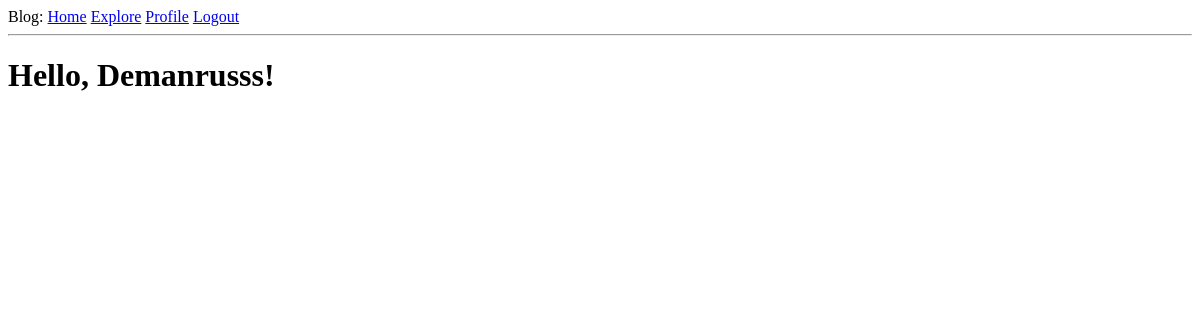
The page /explore (signed in) on the database as committed earlier.
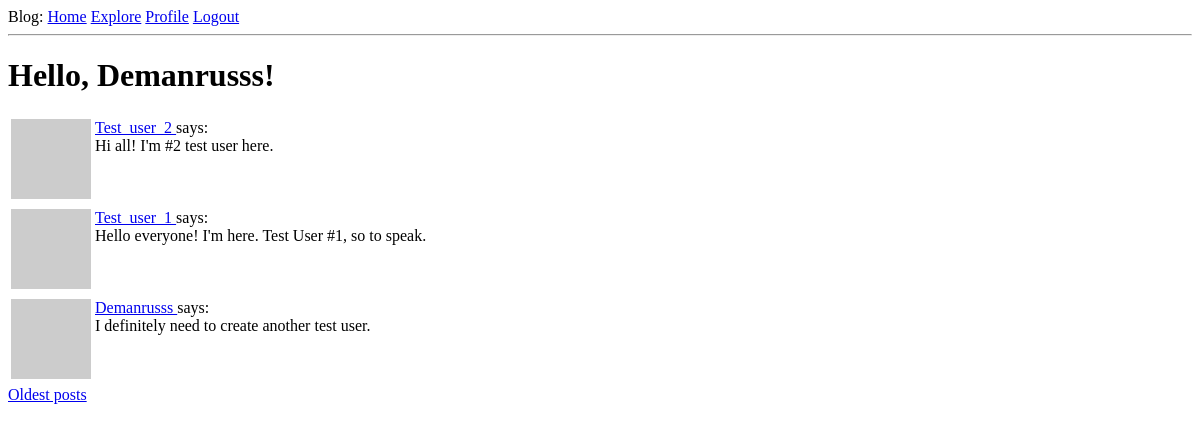
The same page on the database as committed later.
### app/models.py (models this page shows, shortened)
class User(UserMixin, db.Model):
    id = db.Column(db.Integer, primary_key = True)
    username = db.Column(db.String(64), index = True, unique = True)
    email = db.Column(db.String(120), index = True, unique = True)
    password_hash = db.Column(db.String(128))
    posts = db.relationship('Post', backref = 'author', lazy = 'dynamic')
    about_me = db.Column(db.String(140))
    last_seen = db.Column(db.DateTime, default = datetime.utcnow)
    followed = db.relationship('User',
                               secondary = followers,
                               primaryjoin = (followers.c.follower_id == id),
                               secondaryjoin = (followers.c.followed_id == id),
                               backref = db.backref('followers', lazy = 'dynamic'),
                               lazy = 'dynamic')
    def avatar(self, size):
        digest = md5(self.email.lower().encode('utf-8')).hexdigest()
        return 'https://www.gravatar.com/avatar/{}?d=robohash&s={}'.format(digest, size)

class Post(db.Model):
    id = db.Column(db.Integer, primary_key = True)
    body = db.Column(db.String(140))
    timestamp = db.Column(db.DateTime, index = True, default = datetime.utcnow)
    user_id = db.Column(db.Integer, db.ForeignKey('user.id'))

### app/routes.py (the view)
@app.route('/explore')
@login_required
def explore():
    page = request.args.get('page', 1, type = int)
    posts = Post.query.order_by(Post.timestamp.desc())\
        .paginate(page = page, per_page = app.config['POSTS_PER_PAGE'], error_out = False)
    next_page = url_for('explore', page = posts.next_num) if posts.has_next else None
    prev_page = url_for('explore', page = posts.prev_num) if posts.has_prev else None
    return render_template('index.html', title = 'Explore',
                           posts = posts.items,
                           next_page = next_page, prev_page = prev_page)

### app/models.py (called while the page is built)
@login.user_loader
def load_user(id):
    return User.query.get(int(id))

### app/routes.py (called while the page is built)
@app.before_request
def before_request():
    if current_user.is_authenticated:
        current_user.last_seen = datetime.utcnow()
        db.session.commit()

### app/templates/index.html (shortened to what this page needs)
{% extends "_layout.html" %}
{% block content %}
    <h1>Hello, {{ current_user.username }}!</h1>
    {% for post in posts %}
        {% include '_post.html' %}
    {% endfor %}
    {% if next_page %}
    <a href="{{ next_page }}">Oldest posts</a>
    {% endif %}
{% endblock %}

### app/templates/_layout.html (shortened to what this page needs)
<!DOCTYPE html>
<html lang="en" xmlns="http://www.w3.org/1999/xhtml">
<head>
</head>
<body>
    <div>
        Blog:
        <a href="{{ url_for('index') }}">Home</a>
        <a href="{{ url_for('explore') }}">Explore</a>
        {% if current_user.is_anonymous %}
        <a href="{{ url_for('login') }}">Login</a>
        {% else %}
        <a href="{{ url_for('user', username = current_user.username) }}">Profile</a>
        <a href="{{ url_for('logout') }}">Logout</a>
        {% endif %}
    </div>
    <hr>
    {% block content %}
    {% endblock %}
</body>
</html>

### app/templates/_post.html
<table>
    <tr valign="top">
        <td><img src="{{ post.author.avatar(32) }}"></td>
        <td>
            <a href="{{ url_for('user', username = post.author.username) }}">
                {{ post.author.username }}
            </a>
             says:<br>{{ post.body }}
        </td>
    </tr>
</table>

Rows that differ between the two databases and show on the page:
added Post: author.username "Test_user_2", body "Hi all! I'm #2 test user here."
added Post: author.username "Test_user_1", body "Hello everyone! I'm here. Test User #1, so to speak."
added Post: author.username "Demanrusss", body "I definitely need to create another test user."
Other text that changed with them:
text now shown: "Oldest posts"
